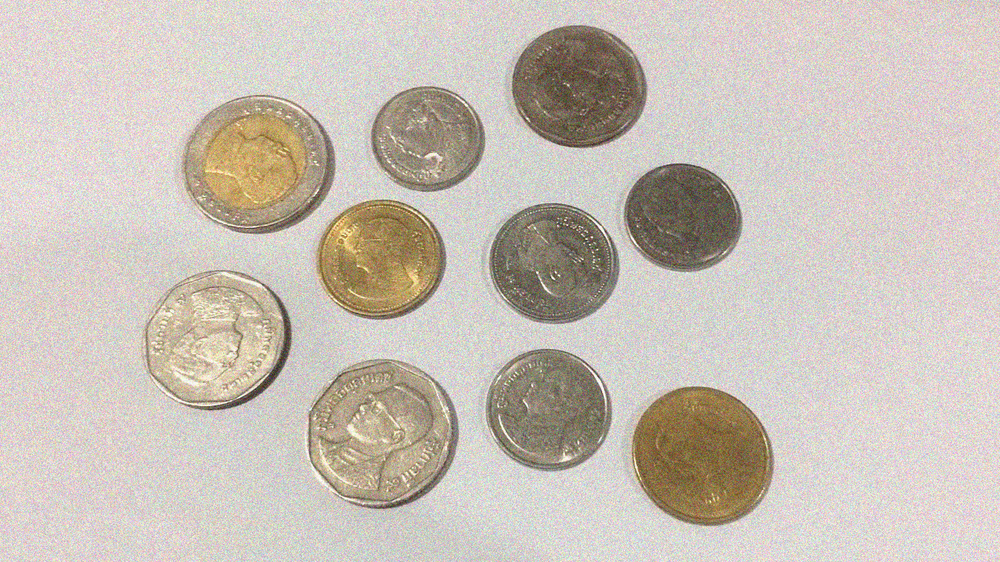
#> input picture python-opencv-main/image/CoinNoise.png, 1000 x 562 px, shrunk from 1366 x 768 before the run, found by its file name
$ python tao_cv35.py
#> lines starting #> are read from the running program, lines starting #| are printed output that depends on the picture; after the words box and inside, x2 and y2 are one past the last pixel; in counts of white or black regions, pixels touching at a corner belong together
#ตอนที่ 39 - รู้จักกับ Morphological

from operator import le
import cv2
import matplotlib.pyplot as plt

#import ภาพเข้ามาโดยเป็นเเบบ grayscale
img = cv2.imread("D:\Destop\Tao-OpenCV\python-opencv-main\image\CoinNoise.png",0)
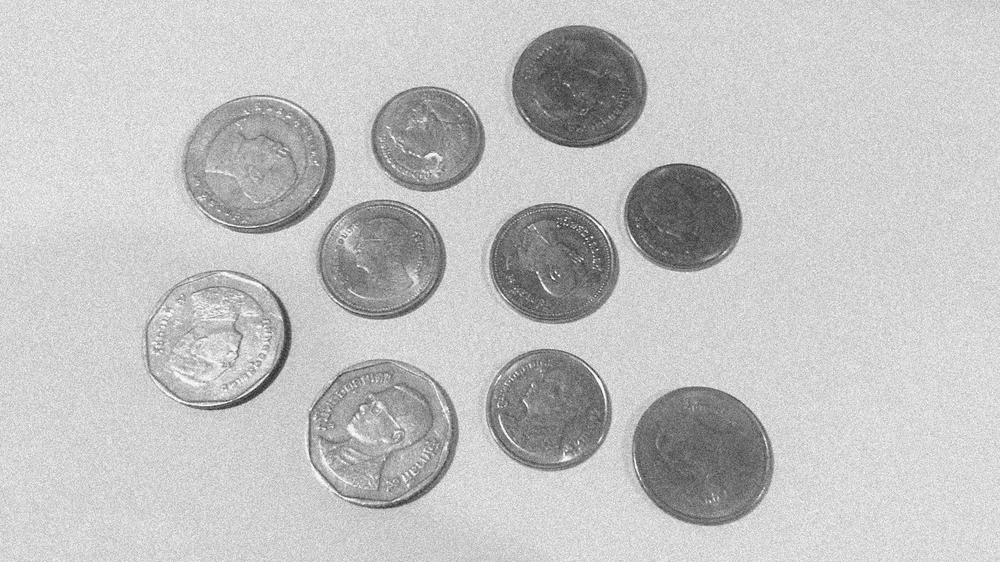
#> img: shape (562, 1000); min 37, max 255, mean 194

thresh , result = cv2.threshold(img,170,255,cv2.THRESH_BINARY_INV)
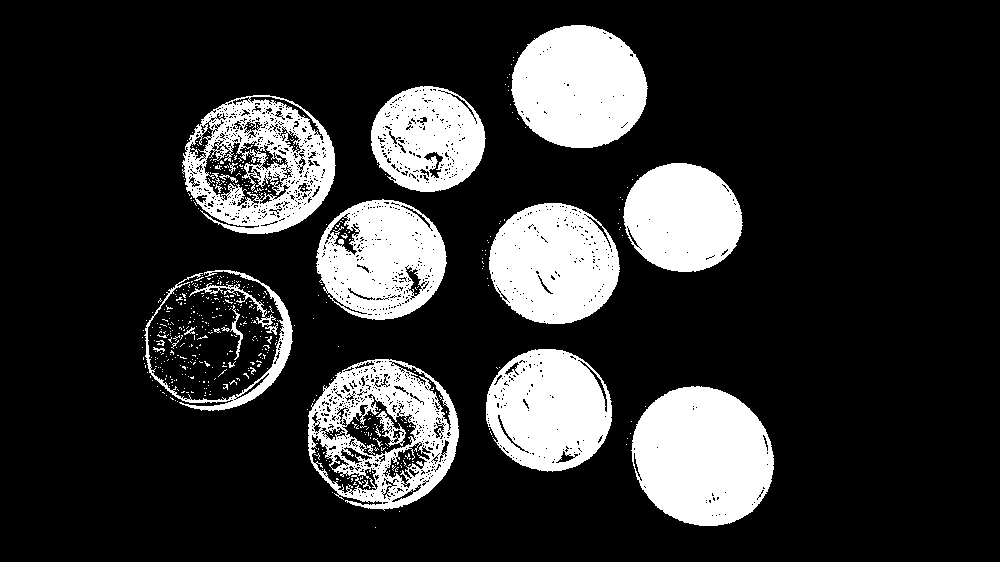
#> result: shape (562, 1000); 19.4% white; 563 white regions (536 under 20 px), largest, box (x1, y1, x2, y2) and area: (631, 386, 774, 526) 15435, (511, 25, 648, 148) 13053, (489, 203, 620, 324) 12009

titles = ["ORIGINAL","THRESH"]
images = [img,result]

#plot graph
for i in range(len(images)):
    plt.subplot(1,2,i+1)
    plt.imshow(images[i],cmap="gray")
    plt.title(titles[i])
    plt.xticks([])
    plt.yticks([])
#> this loop made 2 passes

plt.show()
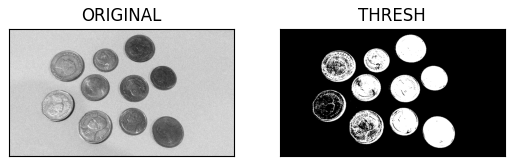
#> figure drawn by matplotlib, 2 panels
